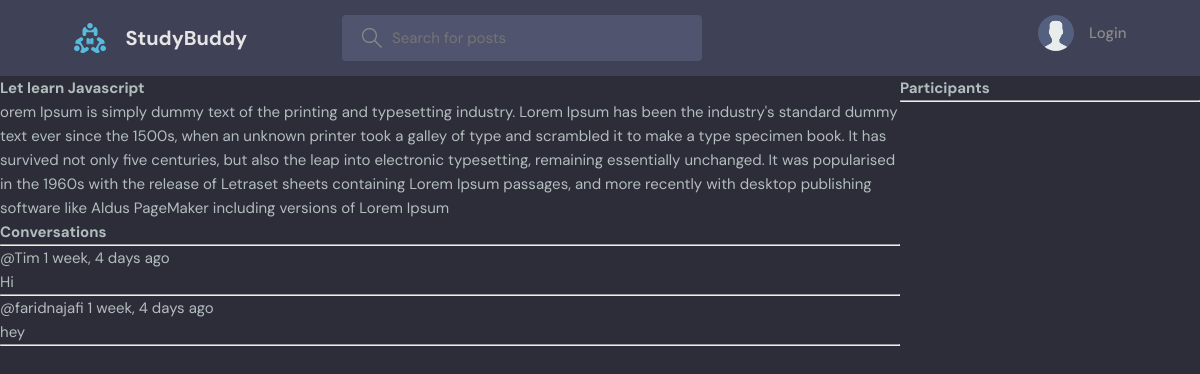
Page /room/1/ on the earlier database version.
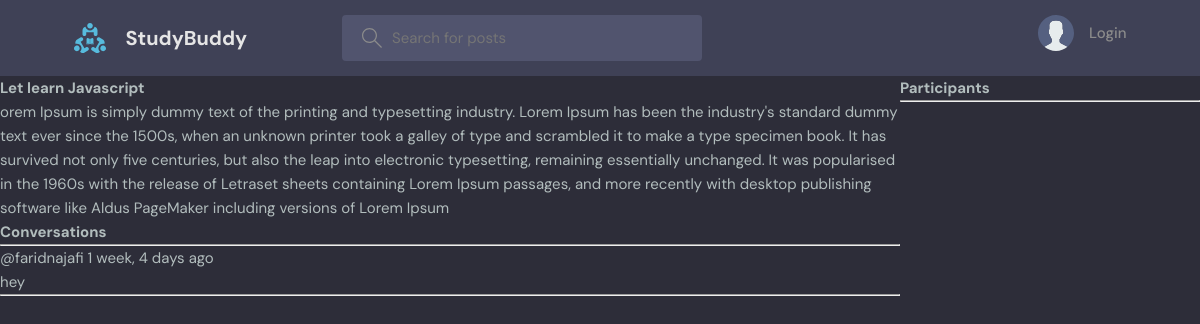
Same page on the later database version.
### base/models.py (models this page shows, shortened)
class Message(models.Model):
    user = models.ForeignKey(User, on_delete=models.CASCADE)
    room = models.ForeignKey(Room, on_delete=models.CASCADE)
    body = models.TextField()
    updated = models.DateTimeField(auto_now=True)
    created = models.DateTimeField(auto_now_add=True)
    class Meta:
        ordering = ['-updated', '-created']

### base/views.py (the view, shortened to what this page needs)
def room(request, pk):
    room = Room.objects.get(id=pk)
    room_messages = room.message_set.all().order_by('-created')
    participants = room.participants.all()
    context = {'room': room, 'room_messages':room_messages, 'participants': participants}
    return render(request, 'base/room.html', context )

### base/templates/base/room.html (shortened to what this page needs)
{% extends 'main.html' %}
{% block content %}
<div class="room-container">
    <div>
        <h1>{{room.name}}</h1>
        <p>{{room.description}}</p>
        <div class="comment-wrapper">
            <h3>Conversations</h3>
            <hr>
            {% for message in room_messages %}
            <div>
                 <small>@{{message.user}} {{message.created|timesince}} ago  </small>
                 <p>{{message.body}}</p>
                 <hr>
            </div>
            {% endfor %}
        </div>
    </div>
    <div>
        <h3>Participants</h3>
             <hr>
    </div>
</div>
{% endblock content %}

Differences in the rows shown:
removed Message: user "Tim", created "1 week, 4 days", body "Hi"
